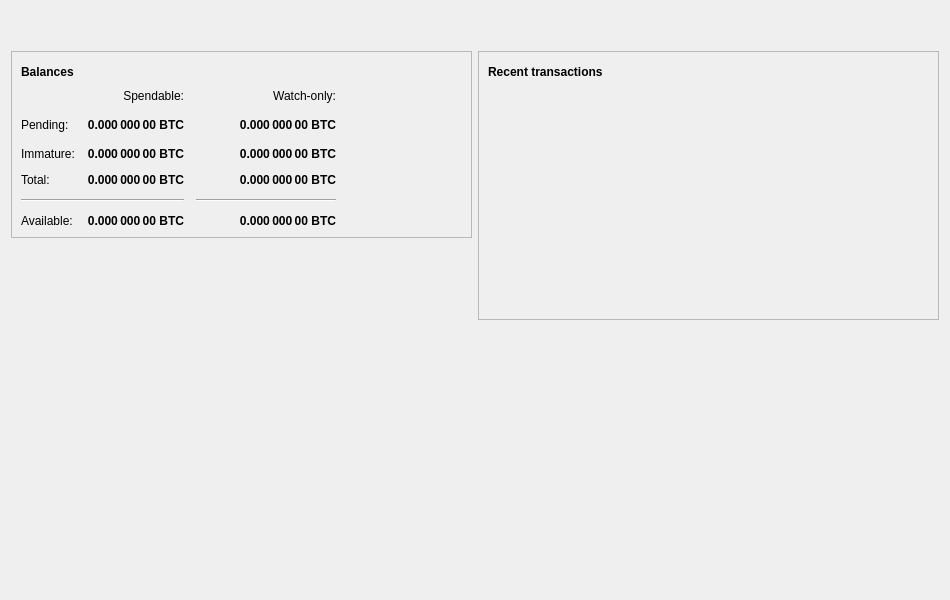
<?xml version="1.0" encoding="UTF-8"?>
<ui version="4.0">
 <class>OverviewPage</class>
 <widget class="QWidget" name="OverviewPage">
  <property name="geometry">
   <rect>
    <x>0</x>
    <y>0</y>
    <width>950</width>
    <height>600</height>
   </rect>
  </property>
  <property name="minimumSize">
   <size>
    <width>950</width>
    <height>600</height>
   </size>
  </property>
  <property name="windowTitle">
   <string>Form</string>
  </property>
  <layout class="QVBoxLayout" name="topLayout">
   <item>
    <widget class="QLabel" name="labelAlerts">
     <property name="visible">
      <bool>false</bool>
     </property>
     <property name="styleSheet">
      <string notr="true">background-color: transparent; color:#383838;QLabel { background-color: qlineargradient(x1: 0, y1: 0, x2: 1, y2: 0, stop:0 #F0D0A0, st    op:1 #F8D488); color:#000000; }</string>
     </property>
     <property name="alignment">
      <set>Qt::AlignCenter</set>
     </property>
     <property name="wordWrap">
      <bool>true</bool>
     </property>
     <property name="margin">
      <number>3</number>
     </property>
     <property name="textInteractionFlags">
      <set>Qt::TextSelectableByMouse</set>
     </property>
    </widget>
   </item>
   <item>
    <spacer name="horizontalSpacer_4">
     <property name="orientation">
      <enum>Qt::Horizontal</enum>
     </property>
     <property name="sizeHint" stdset="0">
      <size>
       <width>40</width>
       <height>20</height>
      </size>
     </property>
    </spacer>
   </item>
   <item>
    <layout class="QHBoxLayout" name="horizontalLayout" stretch="1,1">
     <item>
      <layout class="QVBoxLayout" name="verticalLayout_2">
       <item>
        <widget class="QFrame" name="frame">
         <property name="frameShape">
          <enum>QFrame::StyledPanel</enum>
         </property>
         <property name="frameShadow">
          <enum>QFrame::Raised</enum>
         </property>
         <layout class="QVBoxLayout" name="verticalLayout_4">
          <item>
           <layout class="QHBoxLayout" name="horizontalLayout_4">
            <item>
             <widget class="QLabel" name="label_5">
              <property name="font">
               <font>
                <bold>true</bold>
               </font>
              </property>
              <property name="text">
               <string>Balances</string>
              </property>
             </widget>
            </item>
            <item>
             <widget class="QPushButton" name="labelWalletStatus">
              <property name="enabled">
               <bool>true</bool>
              </property>
              <property name="maximumSize">
               <size>
                <width>30</width>
                <height>16777215</height>
               </size>
              </property>
              <property name="toolTip">
               <string>The displayed information may be out of date. Your wallet automatically synchronizes with the Pulsar network after a connection is established, but this process has not completed yet.</string>
              </property>
              <property name="text">
               <string/>
              </property>
              <property name="icon">
               <iconset>
                <normaloff>:/icons/warning</normaloff>
                <disabledoff>:/icons/warning</disabledoff>:/icons/warning</iconset>
              </property>
              <property name="iconSize">
               <size>
                <width>24</width>
                <height>24</height>
               </size>
              </property>
              <property name="flat">
               <bool>true</bool>
              </property>
             </widget>
            </item>
            <item>
             <spacer name="horizontalSpacer_3">
              <property name="orientation">
               <enum>Qt::Horizontal</enum>
              </property>
              <property name="sizeHint" stdset="0">
               <size>
                <width>40</width>
                <height>20</height>
               </size>
              </property>
             </spacer>
            </item>
           </layout>
          </item>
          <item>
           <layout class="QGridLayout" name="gridLayout">
            <property name="spacing">
             <number>12</number>
            </property>
            <item row="5" column="0" colspan="2">
             <widget class="Line" name="line">
              <property name="orientation">
               <enum>Qt::Horizontal</enum>
              </property>
             </widget>
            </item>
            <item row="6" column="1">
             <widget class="QLabel" name="labelBalance">
              <property name="font">
               <font>
                <bold>true</bold>
               </font>
              </property>
              <property name="cursor">
               <cursorShape>IBeamCursor</cursorShape>
              </property>
              <property name="toolTip">
               <string>Your current spendable balance</string>
              </property>
              <property name="text">
               <string notr="true">0.000 000 00 BTC</string>
              </property>
              <property name="alignment">
               <set>Qt::AlignRight|Qt::AlignTrailing|Qt::AlignVCenter</set>
              </property>
              <property name="textInteractionFlags">
               <set>Qt::LinksAccessibleByMouse|Qt::TextSelectableByKeyboard|Qt::TextSelectableByMouse</set>
              </property>
             </widget>
            </item>
            <item row="2" column="3">
             <spacer name="horizontalSpacer_2">
              <property name="orientation">
               <enum>Qt::Horizontal</enum>
              </property>
              <property name="sizeHint" stdset="0">
               <size>
                <width>40</width>
                <height>20</height>
               </size>
              </property>
             </spacer>
            </item>
            <item row="3" column="0">
             <widget class="QLabel" name="labelImmatureText">
              <property name="text">
               <string>Immature:</string>
              </property>
             </widget>
            </item>
            <item row="5" column="2">
             <widget class="Line" name="lineWatchBalance">
              <property name="sizePolicy">
               <sizepolicy hsizetype="Preferred" vsizetype="Fixed">
                <horstretch>0</horstretch>
                <verstretch>0</verstretch>
               </sizepolicy>
              </property>
              <property name="minimumSize">
               <size>
                <width>140</width>
                <height>0</height>
               </size>
              </property>
              <property name="orientation">
               <enum>Qt::Horizontal</enum>
              </property>
             </widget>
            </item>
            <item row="0" column="2">
             <widget class="QLabel" name="labelWatchonly">
              <property name="text">
               <string>Watch-only:</string>
              </property>
              <property name="alignment">
               <set>Qt::AlignRight|Qt::AlignTrailing|Qt::AlignVCenter</set>
              </property>
             </widget>
            </item>
            <item row="3" column="2">
             <widget class="QLabel" name="labelWatchImmature">
              <property name="font">
               <font>
                <bold>true</bold>
               </font>
              </property>
              <property name="cursor">
               <cursorShape>IBeamCursor</cursorShape>
              </property>
              <property name="toolTip">
               <string>Mined balance in watch-only addresses that has not yet matured</string>
              </property>
              <property name="text">
               <string notr="true">0.000 000 00 BTC</string>
              </property>
              <property name="alignment">
               <set>Qt::AlignRight|Qt::AlignTrailing|Qt::AlignVCenter</set>
              </property>
              <property name="textInteractionFlags">
               <set>Qt::LinksAccessibleByMouse|Qt::TextSelectableByKeyboard|Qt::TextSelectableByMouse</set>
              </property>
             </widget>
            </item>
            <item row="3" column="1">
             <widget class="QLabel" name="labelImmature">
              <property name="font">
               <font>
                <bold>true</bold>
               </font>
              </property>
              <property name="cursor">
               <cursorShape>IBeamCursor</cursorShape>
              </property>
              <property name="toolTip">
               <string>Mined balance that has not yet matured</string>
              </property>
              <property name="text">
               <string notr="true">0.000 000 00 BTC</string>
              </property>
              <property name="alignment">
               <set>Qt::AlignRight|Qt::AlignTrailing|Qt::AlignVCenter</set>
              </property>
              <property name="textInteractionFlags">
               <set>Qt::LinksAccessibleByMouse|Qt::TextSelectableByKeyboard|Qt::TextSelectableByMouse</set>
              </property>
             </widget>
            </item>
            <item row="2" column="0">
             <widget class="QLabel" name="labelPendingText">
              <property name="text">
               <string>Pending:</string>
              </property>
             </widget>
            </item>
            <item row="6" column="2">
             <widget class="QLabel" name="labelWatchAvailable">
              <property name="font">
               <font>
                <bold>true</bold>
               </font>
              </property>
              <property name="cursor">
               <cursorShape>IBeamCursor</cursorShape>
              </property>
              <property name="toolTip">
               <string>Your current balance in watch-only addresses</string>
              </property>
              <property name="text">
               <string notr="true">0.000 000 00 BTC</string>
              </property>
              <property name="alignment">
               <set>Qt::AlignRight|Qt::AlignTrailing|Qt::AlignVCenter</set>
              </property>
              <property name="textInteractionFlags">
               <set>Qt::LinksAccessibleByMouse|Qt::TextSelectableByKeyboard|Qt::TextSelectableByMouse</set>
              </property>
             </widget>
            </item>
            <item row="2" column="2">
             <widget class="QLabel" name="labelWatchPending">
              <property name="font">
               <font>
                <bold>true</bold>
               </font>
              </property>
              <property name="cursor">
               <cursorShape>IBeamCursor</cursorShape>
              </property>
              <property name="toolTip">
               <string>Unconfirmed transactions to watch-only addresses</string>
              </property>
              <property name="text">
               <string notr="true">0.000 000 00 BTC</string>
              </property>
              <property name="alignment">
               <set>Qt::AlignRight|Qt::AlignTrailing|Qt::AlignVCenter</set>
              </property>
              <property name="textInteractionFlags">
               <set>Qt::LinksAccessibleByMouse|Qt::TextSelectableByKeyboard|Qt::TextSelectableByMouse</set>
              </property>
             </widget>
            </item>
            <item row="2" column="1">
             <widget class="QLabel" name="labelUnconfirmed">
              <property name="font">
               <font>
                <bold>true</bold>
               </font>
              </property>
              <property name="cursor">
               <cursorShape>IBeamCursor</cursorShape>
              </property>
              <property name="toolTip">
               <string>Total of transactions that have yet to be confirmed, and do not yet count toward the spendable balance</string>
              </property>
              <property name="text">
               <string notr="true">0.000 000 00 BTC</string>
              </property>
              <property name="alignment">
               <set>Qt::AlignRight|Qt::AlignTrailing|Qt::AlignVCenter</set>
              </property>
              <property name="textInteractionFlags">
               <set>Qt::LinksAccessibleByMouse|Qt::TextSelectableByKeyboard|Qt::TextSelectableByMouse</set>
              </property>
             </widget>
            </item>
            <item row="6" column="0">
             <widget class="QLabel" name="labelBalanceText">
              <property name="text">
               <string>Available:</string>
              </property>
             </widget>
            </item>
            <item row="0" column="1">
             <widget class="QLabel" name="labelSpendable">
              <property name="text">
               <string>Spendable:</string>
              </property>
              <property name="alignment">
               <set>Qt::AlignRight|Qt::AlignTrailing|Qt::AlignVCenter</set>
              </property>
             </widget>
            </item>
            <item row="4" column="0">
             <widget class="QLabel" name="labelTotalText">
              <property name="text">
               <string>Total:</string>
              </property>
             </widget>
            </item>
            <item row="4" column="1">
             <widget class="QLabel" name="labelTotal">
              <property name="font">
               <font>
                <bold>true</bold>
               </font>
              </property>
              <property name="cursor">
               <cursorShape>IBeamCursor</cursorShape>
              </property>
              <property name="toolTip">
               <string>Your current total balance</string>
              </property>
              <property name="text">
               <string notr="true">0.000 000 00 BTC</string>
              </property>
              <property name="alignment">
               <set>Qt::AlignRight|Qt::AlignTrailing|Qt::AlignVCenter</set>
              </property>
              <property name="textInteractionFlags">
               <set>Qt::LinksAccessibleByMouse|Qt::TextSelectableByKeyboard|Qt::TextSelectableByMouse</set>
              </property>
             </widget>
            </item>
            <item row="4" column="2">
             <widget class="QLabel" name="labelWatchTotal">
              <property name="font">
               <font>
                <bold>true</bold>
               </font>
              </property>
              <property name="cursor">
               <cursorShape>IBeamCursor</cursorShape>
              </property>
              <property name="toolTip">
               <string>Current total balance in watch-only addresses</string>
              </property>
              <property name="text">
               <string notr="true">0.000 000 00 BTC</string>
              </property>
              <property name="alignment">
               <set>Qt::AlignRight|Qt::AlignTrailing|Qt::AlignVCenter</set>
              </property>
              <property name="textInteractionFlags">
               <set>Qt::LinksAccessibleByMouse|Qt::TextSelectableByKeyboard|Qt::TextSelectableByMouse</set>
              </property>
             </widget>
            </item>
           </layout>
          </item>
         </layout>
        </widget>
       </item>
       <item>
        <spacer name="verticalSpacer">
         <property name="orientation">
          <enum>Qt::Vertical</enum>
         </property>
         <property name="sizeHint" stdset="0">
          <size>
           <width>20</width>
           <height>40</height>
          </size>
         </property>
        </spacer>
       </item>
      </layout>
     </item>
     <item>
      <layout class="QVBoxLayout" name="verticalLayout_3">
       <item>
        <widget class="QFrame" name="frame_2">
         <property name="frameShape">
          <enum>QFrame::StyledPanel</enum>
         </property>
         <property name="frameShadow">
          <enum>QFrame::Raised</enum>
         </property>
         <layout class="QVBoxLayout" name="verticalLayout">
          <item>
           <layout class="QHBoxLayout" name="horizontalLayout_2">
            <item>
             <widget class="QLabel" name="label_4">
              <property name="font">
               <font>
                <bold>true</bold>
               </font>
              </property>
              <property name="text">
               <string>Recent transactions</string>
              </property>
             </widget>
            </item>
            <item>
             <widget class="QPushButton" name="labelTransactionsStatus">
              <property name="enabled">
               <bool>true</bool>
              </property>
              <property name="maximumSize">
               <size>
                <width>30</width>
                <height>16777215</height>
               </size>
              </property>
              <property name="toolTip">
               <string>The displayed information may be out of date. Your wallet automatically synchronizes with the Pulsar network after a connection is established, but this process has not completed yet.</string>
              </property>
              <property name="text">
               <string/>
              </property>
              <property name="icon">
               <iconset>
                <normaloff>:/icons/warning</normaloff>
                <disabledoff>:/icons/warning</disabledoff>:/icons/warning</iconset>
              </property>
              <property name="iconSize">
               <size>
                <width>24</width>
                <height>24</height>
               </size>
              </property>
              <property name="flat">
               <bool>true</bool>
              </property>
             </widget>
            </item>
            <item>
             <spacer name="horizontalSpacer">
              <property name="orientation">
               <enum>Qt::Horizontal</enum>
              </property>
              <property name="sizeHint" stdset="0">
               <size>
                <width>40</width>
                <height>20</height>
               </size>
              </property>
             </spacer>
            </item>
           </layout>
          </item>
          <item>
           <widget class="QListView" name="listTransactions">
            <property name="styleSheet">
             <string notr="true">QListView { background: transparent; }</string>
            </property>
            <property name="frameShape">
             <enum>QFrame::NoFrame</enum>
            </property>
            <property name="verticalScrollBarPolicy">
             <enum>Qt::ScrollBarAlwaysOff</enum>
            </property>
            <property name="horizontalScrollBarPolicy">
             <enum>Qt::ScrollBarAlwaysOff</enum>
            </property>
            <property name="selectionMode">
             <enum>QAbstractItemView::NoSelection</enum>
            </property>
           </widget>
          </item>
         </layout>
        </widget>
       </item>
       <item>
        <spacer name="verticalSpacer_2">
         <property name="orientation">
          <enum>Qt::Vertical</enum>
         </property>
         <property name="sizeHint" stdset="0">
          <size>
           <width>20</width>
           <height>40</height>
          </size>
         </property>
        </spacer>
       </item>
      </layout>
     </item>
    </layout>
   </item>
  </layout>
 </widget>
 <resources/>
 <connections/>
</ui>
